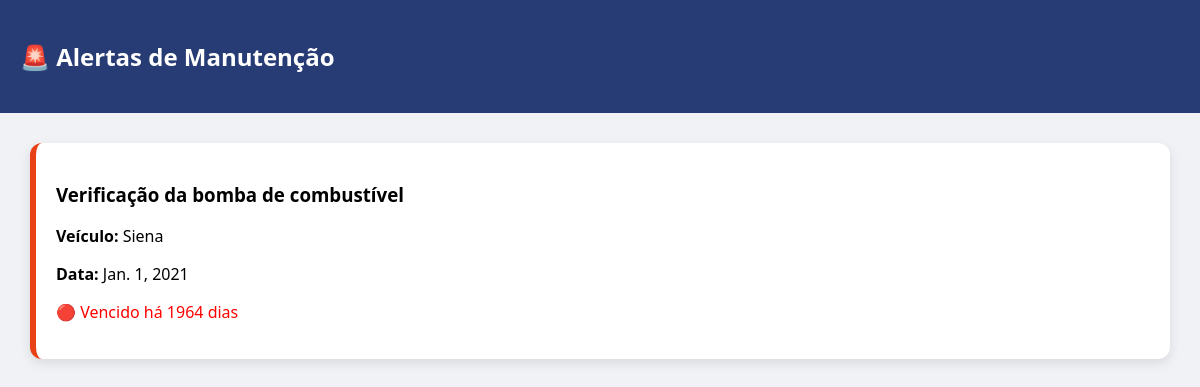
The page /alertas/ (signed in) on the database its author committed.
### core/models.py (models this page shows, shortened)
class Veiculo(models.Model):
    usuario = models.ForeignKey(User, on_delete=models.CASCADE)
    marca = models.CharField(max_length=100, default="")
    modelo = models.CharField(max_length=100)
    ano = models.IntegerField()
    km_atual = models.IntegerField()

class TipoManutencao(models.Model):
    nome = models.CharField(max_length=100)
    categoria = models.ForeignKey(Categoria, on_delete=models.CASCADE)
    frequencia_dias = models.IntegerField(null=True, blank=True)
    frequencia_km = models.IntegerField(null=True, blank=True)

### core/views.py (the view)
# urls.py: path('alertas/', views.alertas, name='alertas'),
@login_required
def alertas(request):
    veiculos = Veiculo.objects.filter(
        usuario=request.user
    )
    tipos = TipoManutencao.objects.all()
    hoje = timezone.now().date()
    lista_alertas = []
    for veiculo in veiculos:
        for tipo in tipos:
            ultima = Manutencao.ultima_manutencao(
                veiculo,
                tipo
            )
            if not ultima:
                continue
            proxima_data = ultima.proxima_data()
            if not proxima_data:
                continue
            dias = (proxima_data - hoje).days
            dias_exibicao = abs(dias)
            if dias <= 0:
                nivel = "vencido"
            elif dias <= 7:
                nivel = "proximo"
            else:
                continue
            lista_alertas.append({
                "veiculo": veiculo,
                "tipo": tipo,
                "proxima_data": proxima_data,
                "dias": dias,
                "dias_exibicao": dias_exibicao,
                "nivel": nivel
            })
    lista_alertas = sorted(
        lista_alertas,
        key=lambda x: x["dias"]
    )
    return render(request, "alertas.html", {
        "alertas": lista_alertas
    })

### core/models.py (called while the page is built)
    def proxima_data(self):
        if self.tipo.frequencia_dias:
            return self.data + timedelta(days=self.tipo.frequencia_dias)
        return None

    @classmethod
    def ultima_manutencao(cls, veiculo, tipo):
        return cls.objects.filter(
            veiculo=veiculo,
            tipo=tipo
        ).order_by('-data').first()

### templates/alertas.html (shortened to what this page needs)
<!DOCTYPE html>
<html>
<head>
</head>
<body>
<div class="header">
    <h2>🚨 Alertas de Manutenção</h2>
</div>
<div class="container">
    {% if alertas %}
        {% for a in alertas %}
            <div class="card {{ a.nivel }}">
                <h3>{{ a.tipo.nome }}</h3>
                <p><b>Veículo:</b> {{ a.veiculo.modelo }}</p>
                <p><b>Data:</b> {{ a.proxima_data }}</p>
                {% if a.nivel == "vencido" %}
                    <p style="color:red;">🔴 Vencido há {{ a.dias_exibicao }} dias</p>
                {% else %}
                    <p style="color:orange;">🟡 Vence em {{ a.dias }} dias</p>
                {% endif %}
            </div>
        {% endfor %}
    {% else %}
        <p>🎉 Nenhuma manutenção crítica!</p>
    {% endif %}
</div>
</body>
</html>

### templates/alertas.html (style rules this page uses)
body { font-family: 'Segoe UI', Arial; background: #f1f2f6; margin: 0; }
.header { background: #273c75; color: white; padding: 20px; }
.container { padding: 30px; }
.card { background: white; padding: 20px; border-radius: 12px; margin-bottom: 15px; box-shadow: 0 4px 12px rgba(0,0,0,0.1); }
.vencido { border-left: 6px solid #e84118; }

### rows shown on the page
Veiculo: tipo.nome "Verificação da bomba de combustível", veiculo.modelo "Siena", proxima_data "Jan. 1, 2021", dias_exibicao "1964"
